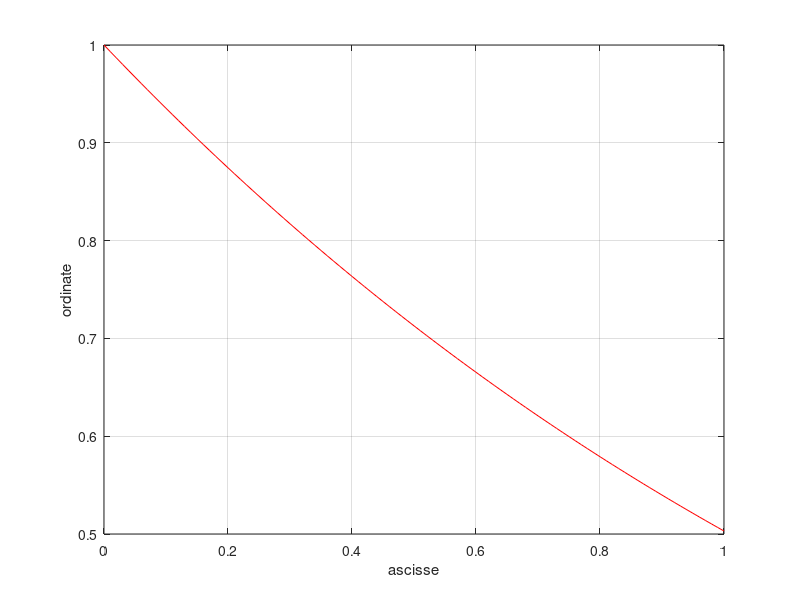

Write the MATLAB code that produced this figure. (Note: this script raises an error after producing the figure.)
clear
clc
close all

x = linspace(0, 1, 101);
% x = 0:0.05:1;

y = ((1 - x./24)./(1 + x./24 + (x.^2)./384)).^8;

plot(x, y, 'r')

ylabel('ordinate')
xlabel('ascisse')
grid on
title Lezione 19/03/2026

figure
g = @(x) (2 - (x.^2)/2).^2
g2 = @(x) (x.^2/2 + 2).^2

x1 = linspace(-2, 0, 101);
x2 = linspace(0, 2, 101);

plot([x1 x2], [g(x1) g2(x2)], 'r')
% plot(x1, g(x1))
% hold on
% plot (x2, g2(x2))
